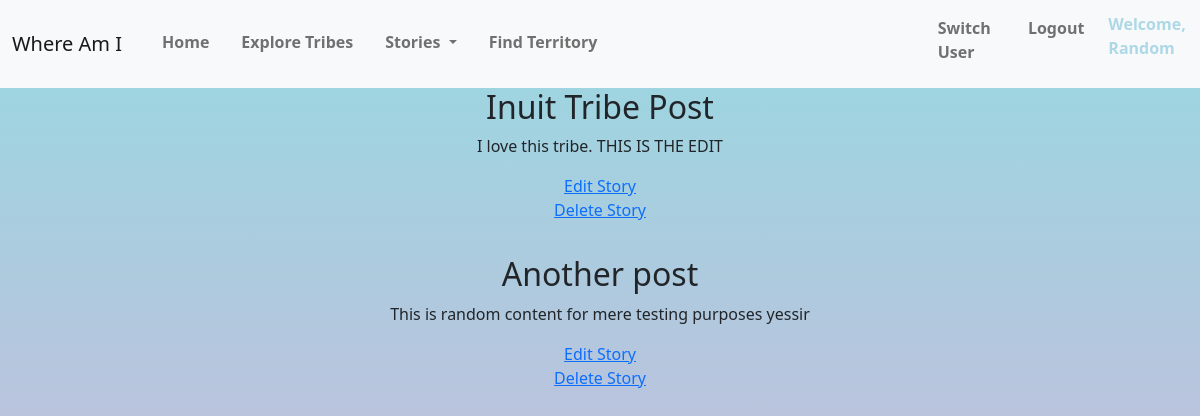
Screenshot of /my_stories/ (signed in) with the database file from the repository.
### app/models.py (models this page shows, shortened)
class Story(models.Model):
    user = models.ForeignKey(User, on_delete=models.CASCADE)
    title = models.CharField(max_length=300)
    content = models.TextField()

### app/views.py (the view)
# urls.py: path("my_stories/", views.my_stories, name="my_stories"),
@login_required
def my_stories(request):
    stories = Story.objects.filter(user=request.user)
    return render(
        request,
        "app/my_stories.html",
        {"stories": stories, "username": request.user.username},
    )

### app/templates/app/my_stories.html (shortened to what this page needs)
{% extends "app/layout.html" %}
{% block user_links %}
    <a class="nav-link" href="/login">Switch User</a>
    <a class="nav-link" href="/logout">Logout</a>
    <p class="nav-user">Welcome, {{ username }}</h4>
{% endblock user_links %}
{% block body %}
    {% for story in stories %}
      <h2>{{ story.title }}</h2>
      <p> {{ story.content }}</p>
      <a href="/update_story/{{ story.id }}">Edit Story</a>
      <a href="/delete_story/{{ story.id }}">Delete Story</a>
    {% empty %}
      <h1>You have created no stories. What are you waiting for? Create one
         <a href="/create_story">Here!</a>
      </h1>
    {% endfor %}
{% endblock %}

### app/static/app/exploreTribes.css (style rules this page uses)
body { margin: 0; padding: 0; display: flex; align-items: center; justify-content: center; }

### app/static/app/Homepage.css (style rules this page uses)
.nav-link { padding: 0.25rem 0; font-weight: 700; color: rgba(255, 255, 255, 0.5); margin-left: 1rem; border-bottom: 0.25rem solid transparent; }
.nav-user { padding: 0.25rem 0; font-weight: 700; color: lightblue; margin-left: 1rem; }

### app/static/app/allTribes.css (style rules this page uses)
body { margin: 0; padding: 0; display: flex; align-items: center; flex-shrink: 0; justify-content: center; flex-direction: column; }

### app/static/app/view_closest_territory.css (style rules this page uses)
body { margin: 0; height: 100%; background-image: linear-gradient(to top, #d9afd9 0%, #97d9e1 100%); background-repeat: no-repeat; background-size: cover; background-attachment: fixed; }

### rows the page displays
Story: title "Inuit Tribe Post", content "I love this tribe. THIS IS THE EDIT"
Story: title "Another post", content "This is random content for mere testing purposes yessir"

### other values shown
{{ username }} "Random"
